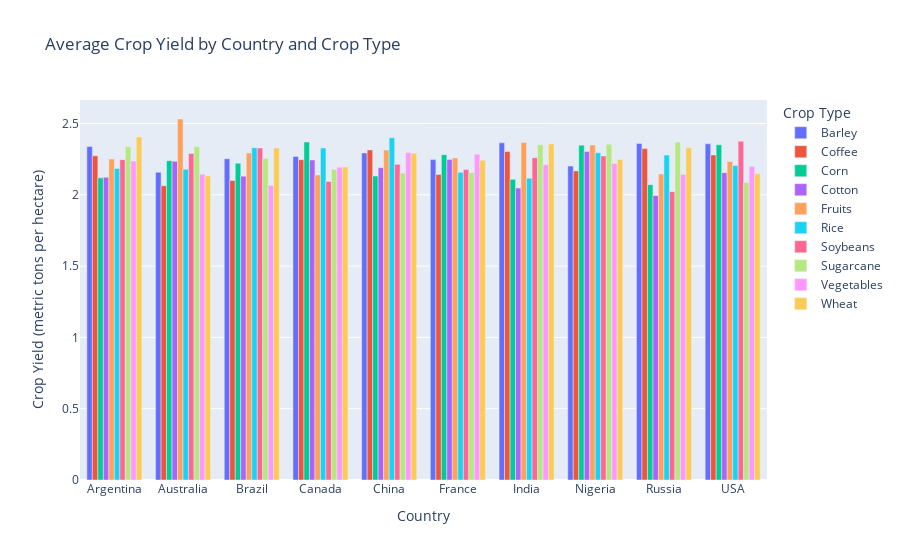

The code cell stored with this chart in its notebook:
### Markdown cell above
### Visualization 2: Adaptation Strategies and Economic Impact
This bar plot compares the economic impact for different adaptation strategies.

### Code cell
data = pd.read_csv('climate_change_impact_on_agriculture_2024.csv')

# Group data by country and crop type and calculate average yield
country_crop_yield = data.groupby(['Country', 'Crop_Type'])['Crop_Yield_MT_per_HA'].mean().reset_index()

# Plot grouped bar chart
fig = px.bar(
    country_crop_yield,
    x="Country",
    y="Crop_Yield_MT_per_HA",
    color="Crop_Type",
    barmode="group",
    title="Average Crop Yield by Country and Crop Type",
    labels={"Crop Yield": "Yield (metric tons per hectare)"}
)

fig.update_layout(
    xaxis_title="Country",
    yaxis_title="Crop Yield (metric tons per hectare)",
    legend_title="Crop Type",
)
fig.show()

### Figure 1 — Plotly figure (JSON) as saved in the notebook; plotly's stock layout.template omitted (floating-point values rounded to 4 significant figures)
{"data": [{"alignmentgroup": "True", "hovertemplate": "Crop_Type=Barley<br>Country=%{x}<br>Crop_Yield_MT_per_HA=%{y}<extra></extra>", "legendgroup": "Barley", "marker": {"color": "#636efa", "pattern": {"shape": ""}}, "name": "Barley", "offsetgroup": "Barley", "orientation": "v", "showlegend": true, "textposition": "auto", "type": "bar", "x": ["Argentina", "Australia", "Brazil", "Canada", "China", "France", "India", "Nigeria", "Russia", "USA"], "xaxis": "x", "y": [2.339, 2.158, 2.253, 2.269, 2.293, 2.247, 2.364, 2.201, 2.36, 2.358], "yaxis": "y"}, {"alignmentgroup": "True", "hovertemplate": "Crop_Type=Coffee<br>Country=%{x}<br>Crop_Yield_MT_per_HA=%{y}<extra></extra>", "legendgroup": "Coffee", "marker": {"color": "#EF553B", "pattern": {"shape": ""}}, "name": "Coffee", "offsetgroup": "Coffee", "orientation": "v", "showlegend": true, "textposition": "auto", "type": "bar", "x": ["Argentina", "Australia", "Brazil", "Canada", "China", "France", "India", "Nigeria", "Russia", "USA"], "xaxis": "x", "y": [2.274, 2.063, 2.101, 2.246, 2.315, 2.143, 2.304, 2.168, 2.324, 2.28], "yaxis": "y"}, {"alignmentgroup": "True", "hovertemplate": "Crop_Type=Corn<br>Country=%{x}<br>Crop_Yield_MT_per_HA=%{y}<extra></extra>", "legendgroup": "Corn", "marker": {"color": "#00cc96", "pattern": {"shape": ""}}, "name": "Corn", "offsetgroup": "Corn", "orientation": "v", "showlegend": true, "textposition": "auto", "type": "bar", "x": ["Argentina", "Australia", "Brazil", "Canada", "China", "France", "India", "Nigeria", "Russia", "USA"], "xaxis": "x", "y": [2.119, 2.24, 2.222, 2.37, 2.132, 2.282, 2.109, 2.348, 2.071, 2.351], "yaxis": "y"}, {"alignmentgroup": "True", "hovertemplate": "Crop_Type=Cotton<br>Country=%{x}<br>Crop_Yield_MT_per_HA=%{y}<extra></extra>", "legendgroup": "Cotton", "marker": {"color": "#ab63fa", "pattern": {"shape": ""}}, "name": "Cotton", "offsetgroup": "Cotton", "orientation": "v", "showlegend": true, "textposition": "auto", "type": "bar", "x": ["Argentina", "Australia", "Brazil", "Canada", "China", "France", "India", "Nigeria", "Russia", "USA"], "xaxis": "x", "y": [2.122, 2.235, 2.131, 2.244, 2.191, 2.248, 2.048, 2.304, 1.995, 2.155], "yaxis": "y"}, {"alignmentgroup": "True", "hovertemplate": "Crop_Type=Fruits<br>Country=%{x}<br>Crop_Yield_MT_per_HA=%{y}<extra></extra>", "legendgroup": "Fruits", "marker": {"color": "#FFA15A", "pattern": {"shape": ""}}, "name": "Fruits", "offsetgroup": "Fruits", "orientation": "v", "showlegend": true, "textposition": "auto", "type": "bar", "x": ["Argentina", "Australia", "Brazil", "Canada", "China", "France", "India", "Nigeria", "Russia", "USA"], "xaxis": "x", "y": [2.251, 2.532, 2.293, 2.138, 2.314, 2.259, 2.367, 2.349, 2.147, 2.234], "yaxis": "y"}, {"alignmentgroup": "True", "hovertemplate": "Crop_Type=Rice<br>Country=%{x}<br>Crop_Yield_MT_per_HA=%{y}<extra></extra>", "legendgroup": "Rice", "marker": {"color": "#19d3f3", "pattern": {"shape": ""}}, "name": "Rice", "offsetgroup": "Rice", "orientation": "v", "showlegend": true, "textposition": "auto", "type": "bar", "x": ["Argentina", "Australia", "Brazil", "Canada", "China", "France", "India", "Nigeria", "Russia", "USA"], "xaxis": "x", "y": [2.185, 2.179, 2.331, 2.328, 2.401, 2.158, 2.117, 2.295, 2.278, 2.205], "yaxis": "y"}, {"alignmentgroup": "True", "hovertemplate": "Crop_Type=Soybeans<br>Country=%{x}<br>Crop_Yield_MT_per_HA=%{y}<extra></extra>", "legendgroup": "Soybeans", "marker": {"color": "#FF6692", "pattern": {"shape": ""}}, "name": "Soybeans", "offsetgroup": "Soybeans", "orientation": "v", "showlegend": true, "textposition": "auto", "type": "bar", "x": ["Argentina", "Australia", "Brazil", "Canada", "China", "France", "India", "Nigeria", "Russia", "USA"], "xaxis": "x", "y": [2.247, 2.29, 2.328, 2.094, 2.214, 2.177, 2.26, 2.273, 2.022, 2.376], "yaxis": "y"}, {"alignmentgroup": "True", "hovertemplate": "Crop_Type=Sugarcane<br>Country=%{x}<br>Crop_Yield_MT_per_HA=%{y}<extra></extra>", "legendgroup": "Sugarcane", "marker": {"color": "#B6E880", "pattern": {"shape": ""}}, "name": "Sugarcane", "offsetgroup": "Sugarcane", "orientation": "v", "showlegend": true, "textposition": "auto", "type": "bar", "x": ["Argentina", "Australia", "Brazil", "Canada", "China", "France", "India", "Nigeria", "Russia", "USA"], "xaxis": "x", "y": [2.338, 2.337, 2.255, 2.178, 2.152, 2.156, 2.351, 2.355, 2.37, 2.087], "yaxis": "y"}, {"alignmentgroup": "True", "hovertemplate": "Crop_Type=Vegetables<br>Country=%{x}<br>Crop_Yield_MT_per_HA=%{y}<extra></extra>", "legendgroup": "Vegetables", "marker": {"color": "#FF97FF", "pattern": {"shape": ""}}, "name": "Vegetables", "offsetgroup": "Vegetables", "orientation": "v", "showlegend": true, "textposition": "auto", "type": "bar", "x": ["Argentina", "Australia", "Brazil", "Canada", "China", "France", "India", "Nigeria", "Russia", "USA"], "xaxis": "x", "y": [2.238, 2.144, 2.065, 2.194, 2.296, 2.285, 2.212, 2.22, 2.142, 2.199], "yaxis": "y"}, {"alignmentgroup": "True", "hovertemplate": "Crop_Type=Wheat<br>Country=%{x}<br>Crop_Yield_MT_per_HA=%{y}<extra></extra>", "legendgroup": "Wheat", "marker": {"color": "#FECB52", "pattern": {"shape": ""}}, "name": "Wheat", "offsetgroup": "Wheat", "orientation": "v", "showlegend": true, "textposition": "auto", "type": "bar", "x": ["Argentina", "Australia", "Brazil", "Canada", "China", "France", "India", "Nigeria", "Russia", "USA"], "xaxis": "x", "y": [2.405, 2.132, 2.329, 2.195, 2.292, 2.243, 2.357, 2.248, 2.33, 2.148], "yaxis": "y"}], "layout": {"autosize": true, "barmode": "group", "legend": {"title": {"text": "Crop Type"}, "tracegroupgap": 0}, "title": {"text": "Average Crop Yield by Country and Crop Type"}, "xaxis": {"anchor": "y", "autorange": true, "domain": [0, 1], "range": [-0.5, 9.5], "title": {"text": "Country"}, "type": "category"}, "yaxis": {"anchor": "x", "autorange": true, "domain": [0, 1], "range": [0, 2.665], "title": {"text": "Crop Yield (metric tons per hectare)"}, "type": "linear"}}}
